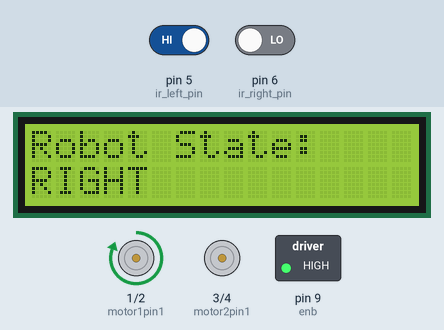
Recording of a sketch running on a simulated Arduino Uno, built with avr-gcc and run on an emulated ATmega328P. Parts: 16×2 character LCD, motor-driver pin pairs drawn as motors (green arrow = first pin HIGH = forward, orange = second pin HIGH = backward, longer = more drive), switched loads named in the sketch (green lamp = pin HIGH). Inputs (shaded band) come from the test bench; at power-on: pin 5 (ir_left_pin) HIGH, pin 6 (ir_right_pin) LOW.

Above: at 1.2 s.
1.3 s: pin 5 (ir_left_pin) driven LOW
At 2.5 s:
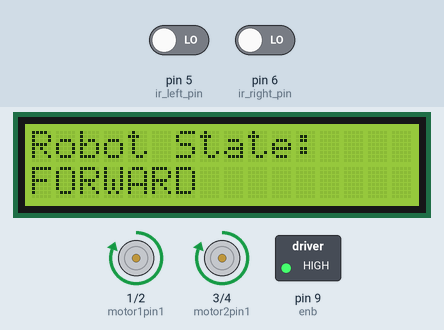
2.8 s: pin 6 (ir_right_pin) driven HIGH
At 3.6 s:
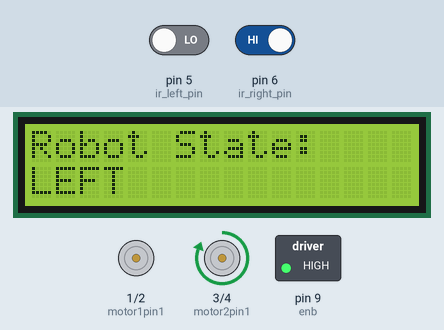
4.3 s: pin 5 (ir_left_pin) driven HIGH
At 4.7 s:
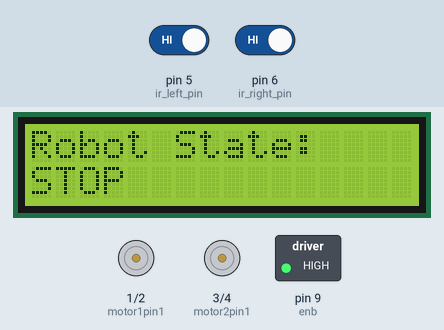
5.8 s: pin 6 (ir_right_pin) driven LOW
At 7.1 s:
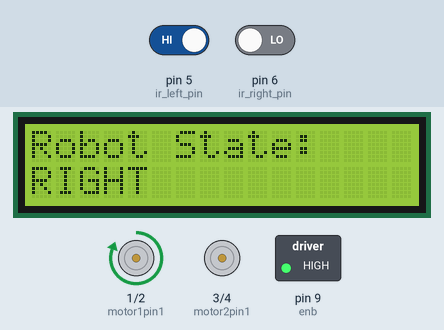
Timing chart, 0 to 8.3 s (numbered marks = the images above; inputs shaded):
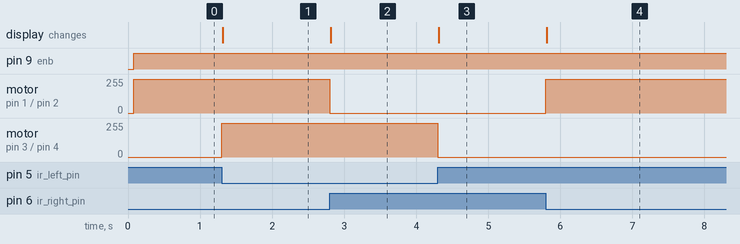

The sketch:

line_follower_robot.ino
```cpp
#include <LiquidCrystal_I2C.h> // liquid crystal library.

LiquidCrystal_I2C lcd(0x27, 16, 2); // specifies how to reference the lcd and it's characteristics.

// sets the motor pins to their respective pins.
int motor1pin1 = 1;
int motor1pin2 = 2;
int motor2pin1 = 3;
int motor2pin2 = 4;
int enb = 9;

int ir_left_pin = 5; // sets left ir sensor to pin 5. (has black tape)+
int ir_right_pin = 6; // sets right ir sensor to pin 6.
int lcd_pin = 7; // sets lcd to pin 7.
int lcd_prev = 99; // helps to update the lcd's previous state.
int lcd_cur = 100; // helps to update the lcd's current state.

void setup() {
  // configure the motor pins as output.
  pinMode(motor1pin1, OUTPUT);
  pinMode(motor1pin2, OUTPUT);
  pinMode(motor2pin1, OUTPUT);
  pinMode(motor2pin2, OUTPUT);
  pinMode(enb, OUTPUT);

  lcd.init(); // initializes lcd.
  lcd.backlight(); // turn on backlight.
  pinMode(lcd_pin, OUTPUT); // lcd initialized as output.
  lcd.setCursor(0, 0); // set cursor at top left.
  lcd.print ("Robot State:    "); // prints the written statement onto the lcd display.

  pinMode(ir_left_pin, INPUT); // left ir sensor initialized as input.
  pinMode(ir_right_pin, INPUT); // right ir sensor initialized as input.

}

void loop() {
  digitalWrite(enb, HIGH);

  // create a current and previous state of the lcd so that the lcd only changes
  // when the value of both are not equal.
  lcd_prev = lcd_cur;
  int ir_left = digitalRead(ir_left_pin);
  int ir_right = digitalRead(ir_right_pin);

  // if both sensors detect a white surface, move forward and print "FORWARD".
  if (ir_left == 0 && ir_right == 0) {
    lcd_cur = 1;

    digitalWrite(motor1pin1, HIGH);
    digitalWrite(motor1pin2, LOW);
    digitalWrite(motor2pin1, HIGH);
    digitalWrite(motor2pin2, LOW);
    if (lcd_prev != lcd_cur) {
      lcd.setCursor(0, 1);
      lcd.print("FORWARD         ");
      delay(10);
    }
  }
   // if only the right sensor detects a black surface, move to the right and print "RIGHT".
   else if (ir_left == 1 && ir_right == 0) {
    lcd_cur = 2;

    digitalWrite(motor1pin1, HIGH);
    digitalWrite(motor1pin2, LOW);
    digitalWrite(motor2pin1, LOW);
    digitalWrite(motor2pin2, LOW);
    if (lcd_prev != lcd_cur) {
      lcd.setCursor(0, 1);
      lcd.print("RIGHT           ");
      delay(10);
    }
   }
   // if only the left sensor detects a black surface, move to the left and print "LEFT".
   else if (ir_left == 0 && ir_right == 1) {
    lcd_cur = 3;

    digitalWrite(motor1pin1, LOW);
    digitalWrite(motor1pin2, LOW);
    digitalWrite(motor2pin1, HIGH);
    digitalWrite(motor2pin2, LOW);
    if (lcd_prev != lcd_cur) {
      lcd.setCursor(0, 1);
      lcd.print("LEFT            ");
      delay(10);
    }
   }
   // if both sensors detect a black surface, stop the robot and print "STOP".
   else {
    lcd_cur = 4;

    digitalWrite(motor1pin1, LOW);
    digitalWrite(motor1pin2, LOW);
    digitalWrite(motor2pin1, LOW);
    digitalWrite(motor2pin2, LOW);
    if (lcd_prev != lcd_cur) {
      lcd.setCursor(0, 1);
      lcd.print("STOP            ");
      delay(10);
    }
   }
  }
```

Measured:
- after the input at 1.3 s, motor on pin 3 (motor2pin1) / pin 4 (motor2pin2): stopped → forward 255/255 at once; the display: changes at once (image 1)
- after the input at 2.8 s, motor on pin 1 (motor1pin1) / pin 2 (motor1pin2): forward 255/255 → stopped at once; the display: changes at once (image 2)
- after the input at 4.3 s, motor on pin 3 (motor2pin1) / pin 4 (motor2pin2): forward 255/255 → stopped at once; the display: changes at once (image 3)
- after the input at 5.8 s, motor on pin 1 (motor1pin1) / pin 2 (motor1pin2): stopped → forward 255/255 at once; the display: changes at once (image 4)
